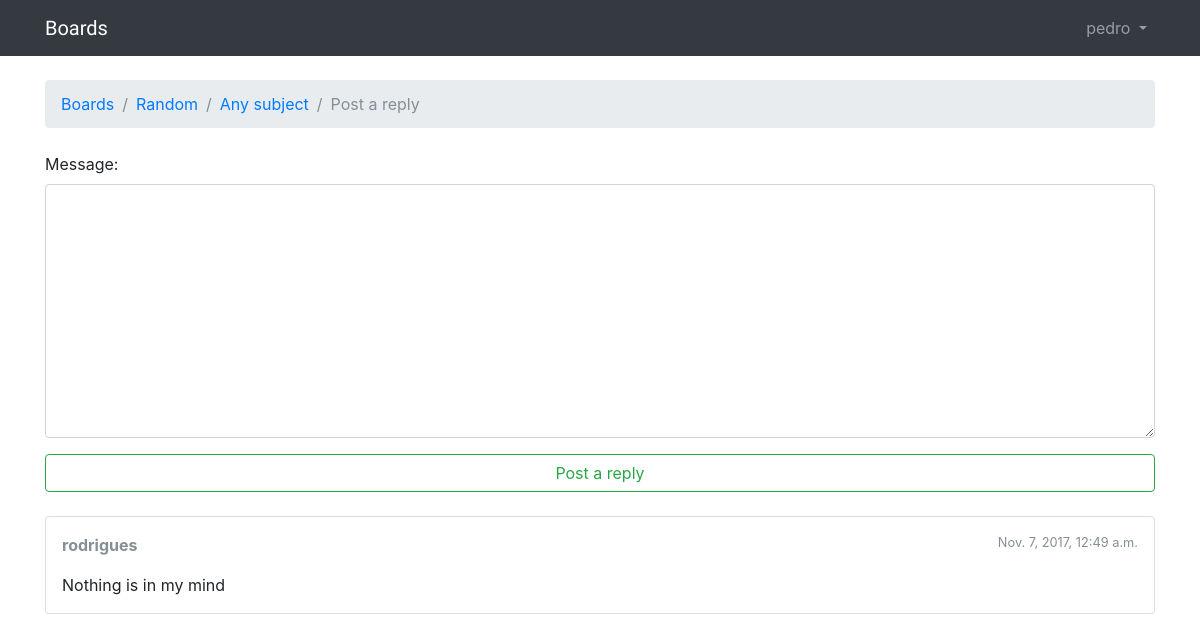
Screenshot of /boards/3/topics/5/reply/ (signed in) with the database file from the repository.
### boards/models.py (models this page shows, shortened)
class Topic(models.Model):
    subject = models.CharField(max_length=255)
    last_updated = models.DateTimeField(auto_now_add=True)
    board = models.ForeignKey(Board, related_name='topics')
    starter = models.ForeignKey(User, related_name='topics')
    views = models.PositiveIntegerField(default=0)

class Board(models.Model):
    name = models.CharField(max_length=30, unique=True)
    description = models.CharField(max_length=100)

class Post(models.Model):
    message = models.TextField(max_length=4000)
    topic = models.ForeignKey(Topic, related_name='posts')
    created_at = models.DateTimeField(auto_now_add=True)
    updated_at = models.DateTimeField(null=True)
    created_by = models.ForeignKey(User, related_name='posts')
    updated_by = models.ForeignKey(User, null=True, related_name='+')

### boards/views.py (the view)
# urls.py: url(r'^boards/(?P<pk>\d+)/topics/(?P<topic_pk>\d+)/reply/$', boards_views.reply_topic, name='reply_topic'),
@login_required
def reply_topic(request, pk, topic_pk):
    topic = get_object_or_404(Topic, board__pk=pk, pk=topic_pk)
    if request.method == 'POST':
        form = PostForm(request.POST)
        if form.is_valid():
            post = form.save(commit=False)
            post.topic = topic
            post.created_by = request.user
            post.save()
            return redirect('topic_posts', pk=pk, topic_pk=topic_pk)
    else:
        form = PostForm()
    return render(request, 'reply_topic.html', {'topic': topic, 'form': form})

### boards/forms.py
class PostForm(forms.ModelForm):
    class Meta:
        model = Post
        fields = ['message']

### boards/templatetags/form_tags.py (called while the page is built)
@register.filter
def input_class(bound_field):
    css_class = ''
    if bound_field.form.is_bound:
        if bound_field.errors:
            css_class = 'is-invalid'
        elif field_type(bound_field) != 'PasswordInput':
            css_class = 'is-valid'
    return 'form-control {}'.format(css_class)

### templates/reply_topic.html (shortened to what this page needs)
{% extends 'base.html' %}
{% load static %}
{% block breadcrumb %}
  <li class="breadcrumb-item"><a href="{% url 'home' %}">Boards</a></li>
  <li class="breadcrumb-item"><a href="{% url 'board_topics' topic.board.pk %}">{{ topic.board.name }}</a></li>
  <li class="breadcrumb-item"><a href="{% url 'topic_posts' topic.board.pk topic.pk %}">{{ topic.subject }}</a></li>
  <li class="breadcrumb-item active">Post a reply</li>
{% endblock %}
{% block content %}
  <form method="post" class="mb-4" novalidate>
    {% include 'includes/form.html' %}
    <button type="submit" class="btn btn-outline-success btn-block">Post a reply</button>
  </form>
  {% for post in topic.posts.all %}
    <div class="card mb-2">
      <div class="card-body p-3">
        <div class="row mb-3">
          <div class="col-6">
            <strong class="text-muted">{{ post.created_by.username }}</strong>
          </div>
          <div class="col-6 text-right">
            <small class="text-muted">{{ post.created_at }}</small>
          </div>
        </div>
        {{ post.message }}
      </div>
    </div>
  {% endfor %}
{% endblock %}

### templates/base.html (shortened to what this page needs)
{% load static %}
<html>
    <head>
        <link rel="stylesheet" href="{% static 'css/bootstrap.min.css' %}">
        <link rel="stylesheet" href="{% static 'css/app.css' %}">
    </head>
    <body>
        {% block body %}
        <nav class="navbar navbar-expand-sm navbar-dark bg-dark">
            <div class="container">
              <a class="navbar-brand" href="{% url 'home' %}">Boards</a>
              <div class="collapse navbar-collapse" id="mainMenu">
                {% if user.is_authenticated %}
                  <ul class="navbar-nav ml-auto">
                    <li class="nav-item dropdown">
                      <a class="nav-link dropdown-toggle" href="#" id="userMenu" data-toggle="dropdown" aria-haspopup="true" aria-expanded="false">
                        {{ user.username }}
                      </a>
                    </li>
                  </ul>
                {% else %}
                  <form class="form-inline ml-auto" style="margin-bottom: 0px;">
                    <a href="{% url 'login' %}" class="btn btn-outline-secondary">Login</a>
                    <a href="{% url 'signup' %}" class="btn btn-outline-primary ml-2">Signup</a>
                  </form>
                {% endif %}
              </div>
            </div>
          </nav>
            <div class="container">
              <ol class="breadcrumb my-4">
                {% block breadcrumb %}
                {% endblock %}
              </ol>
              {% block content %}
              {% endblock %}
            </div>
        {% endblock body %}
    </body>
</html>

### static/css/app.css (style rules this page uses)
.navbar-brand { font-family: 'Saira', sans-serif; }

### rows the page displays
Topic: board.name "Random", subject "Any subject"
Post: created_by.username "rodrigues", created_at "Nov. 7, 2017, 12:49 a.m.", message "Nothing is in my mind"

### other values shown
{{ user.username }} "pedro"
{{ field.label_tag }} "Message:"
